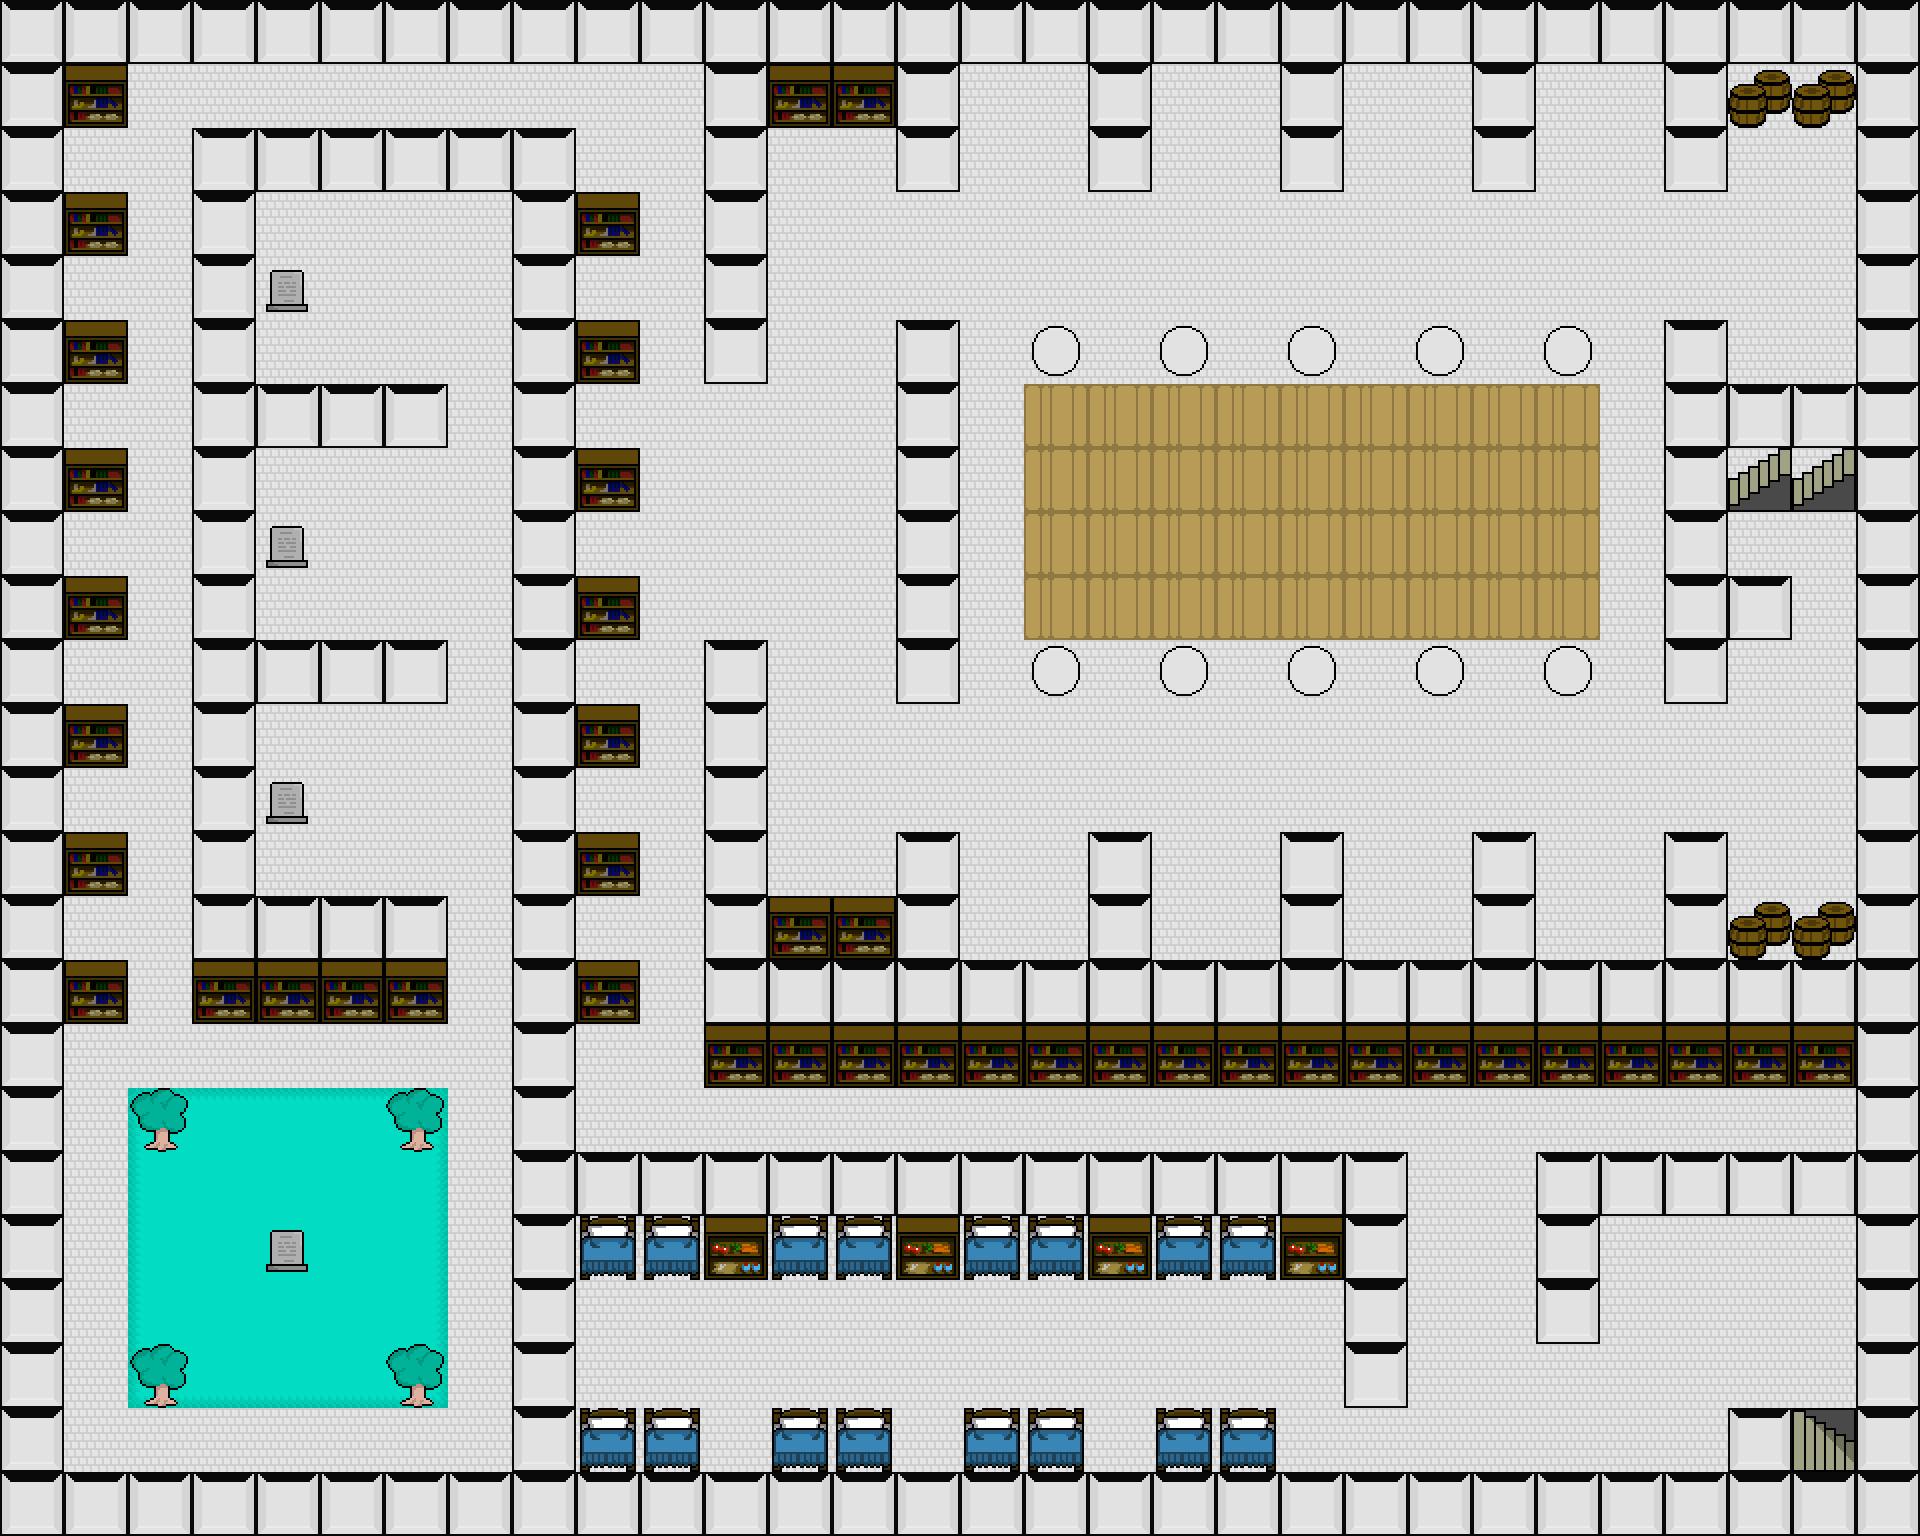

The image is a tile-based game level rendered from a .tmx file. Its description and source (layers, tilesets, objects; grid data summarised) follow:
An orthogonal 30x24 tile map with 64x64 px tiles, 2 tile layers (Tile Layer 1, Tile Layer 2) and 69 objects (30x item, 26x enemy, 8x bubble, 2x bridgedestination, 2x bridge, ...).

<map version="1.0" orientation="orthogonal" width="30" height="24" tilewidth="64" tileheight="64">
 <properties>
  <property name="name" value="Blackrock's Central Tower" />
 </properties>
 <tileset firstgid="1" name="graphics" tilewidth="64" tileheight="64">
  <image source="graphics2x.png" width="640" height="2368" />
 </tileset>
 <layer name="Tile Layer 1" width="30" height="24">
  <data>[720 cells, 720 non-empty, 11 distinct tile ids]</data>
 </layer>
 <layer name="Tile Layer 2" width="30" height="24">
  <data>[720 cells, 324 non-empty, 10 distinct tile ids]</data>
 </layer>
 <objectgroup name="bridges" width="30" height="24">
  <object name="centraltower" type="bridgedestination" x="1792" y="1280" width="64" height="128" />
  <object name="centraltower" type="bridge" x="1792" y="1408" width="64" height="64" />
  <object name="new Door(&quot;L1&quot;,true,Animation.fromTile(49,&quot;graphics2x.png&quot;),null)" type="item" x="1344" y="1408" width="64" height="64" />
  <object name="new Door(&quot;L2&quot;,true,Animation.fromTile(49,&quot;graphics2x.png&quot;),null)" type="item" x="704" y="384" width="64" height="64" />
  <object name="new Door(&quot;L4&quot;,true,Animation.fromTile(49,&quot;graphics2x.png&quot;),null)" type="item" x="384" y="448" width="64" height="64" />
  <object name="new Door(&quot;L3&quot;,true,Animation.fromTile(49,&quot;graphics2x.png&quot;),null)" type="item" x="384" y="704" width="64" height="64" />
  <object name="new Door(&quot;L5&quot;,true,Animation.fromTile(49,&quot;graphics2x.png&quot;),null)" type="item" x="384" y="192" width="64" height="64" />
  <object name="new Lever(&quot;L1&quot;,true,Animation.fromTile(66,&quot;graphics2x.png&quot;),Animation.fromTile(65,&quot;graphics2x.png&quot;))" type="item" x="1408" y="1280" width="64" height="64" />
  <object name="new Lever(&quot;L2&quot;,true,Animation.fromTile(66,&quot;graphics2x.png&quot;),Animation.fromTile(65,&quot;graphics2x.png&quot;))" type="item" x="640" y="640" width="64" height="64" />
  <object name="new Lever(&quot;L2&quot;,true,Animation.fromTile(66,&quot;graphics2x.png&quot;),Animation.fromTile(65,&quot;graphics2x.png&quot;))" type="item" x="640" y="320" width="64" height="64" />
  <object name="new Door(&quot;L2&quot;,true,Animation.fromTile(49,&quot;graphics2x.png&quot;),null)" type="item" x="704" y="448" width="64" height="64" />
  <object name="new Door(&quot;L2&quot;,true,Animation.fromTile(49,&quot;graphics2x.png&quot;),null)" type="item" x="704" y="512" width="64" height="64" />
  <object name="new Door(&quot;L2&quot;,true,Animation.fromTile(49,&quot;graphics2x.png&quot;),null)" type="item" x="704" y="576" width="64" height="64" />
  <object name="new Door(&quot;L5&quot;,true,Animation.fromTile(49,&quot;graphics2x.png&quot;),null)" type="item" x="384" y="256" width="64" height="64" />
  <object name="new Door(&quot;L5&quot;,true,Animation.fromTile(49,&quot;graphics2x.png&quot;),null)" type="item" x="384" y="320" width="64" height="64" />
  <object name="new Door(&quot;L4&quot;,true,Animation.fromTile(49,&quot;graphics2x.png&quot;),null)" type="item" x="384" y="512" width="64" height="64" />
  <object name="new Door(&quot;L4&quot;,true,Animation.fromTile(49,&quot;graphics2x.png&quot;),null)" type="item" x="384" y="576" width="64" height="64" />
  <object name="new Door(&quot;L3&quot;,true,Animation.fromTile(49,&quot;graphics2x.png&quot;),null)" type="item" x="384" y="768" width="64" height="64" />
  <object name="new Door(&quot;L3&quot;,true,Animation.fromTile(49,&quot;graphics2x.png&quot;),null)" type="item" x="384" y="832" width="64" height="64" />
  <object name="new Door(&quot;RUSTYKEY&quot;,true,Animation.fromTile(49,&quot;graphics2x.png&quot;),null)" type="item" x="512" y="64" width="64" height="64" />
  <object name="new Lever(&quot;L3&quot;,true,Animation.fromTile(66,&quot;graphics2x.png&quot;),Animation.fromTile(65,&quot;graphics2x.png&quot;))" type="item" x="192" y="1408" width="64" height="64" />
  <object name="new Lever(&quot;L4&quot;,true,Animation.fromTile(66,&quot;graphics2x.png&quot;),Animation.fromTile(65,&quot;graphics2x.png&quot;))" type="item" x="256" y="1408" width="64" height="64" />
  <object name="new Lever(&quot;L5&quot;,true,Animation.fromTile(66,&quot;graphics2x.png&quot;),Animation.fromTile(65,&quot;graphics2x.png&quot;))" type="item" x="320" y="1408" width="64" height="64" />
  <object name="new Door(&quot;GRANNERKEY&quot;,true,Animation.fromTile(39,&quot;graphics2x.png&quot;),null)" type="item" x="1792" y="576" width="64" height="64" />
  <object name="granner" type="bridge" x="1728" y="448" width="128" height="64" />
  <object name="granner" type="bridgedestination" x="1728" y="512" width="128" height="64" />
 </objectgroup>
 <objectgroup name="Items" width="30" height="24">
  <object name="new EquipableItem(&quot;Silver Sword&quot;, Animation.fromTile(137,&quot;graphics2x.png&quot;), ITEM_WEAPON, 10, 0, 1.0, false, 200)" type="item" x="1280" y="448" width="64" height="64" />
  <object name="new EquipableItem(&quot;Silver Sword&quot;, Animation.fromTile(137,&quot;graphics2x.png&quot;), ITEM_WEAPON, 10, 0, 1.0, false, 200)" type="item" x="1280" y="512" width="64" height="64" />
  <object name="new ItemHPotion(12,Animation.fromTile(2,&quot;graphics2x.png&quot;))" type="item" x="1088" y="448" width="64" height="64" />
  <object name="new ItemHPotion(12,Animation.fromTile(2,&quot;graphics2x.png&quot;))" type="item" x="1088" y="512" width="64" height="64" />
  <object name="new ItemMPotion(12,Animation.fromTile(5,&quot;graphics2x.png&quot;))" type="item" x="1472" y="448" width="64" height="64" />
  <object name="new ItemMPotion(12,Animation.fromTile(5,&quot;graphics2x.png&quot;))" type="item" x="1472" y="512" width="64" height="64" />
  <object name="new Chest(&quot;Small chest&quot;, new ItemXPPotion(20,Animation.fromTile(13,&quot;graphics2x.png&quot;)), Animation.fromTile(29,&quot;graphics2x.png&quot;))" type="item" x="704" y="1408" width="64" height="64" />
  <object name="new Chest(&quot;Small chest&quot;, new Key(&quot;Rusty key&quot;,&quot;RUSTYKEY&quot;, Animation.fromTile(28,&quot;graphics2x.png&quot;)), Animation.fromTile(29,&quot;graphics2x.png&quot;))" type="item" x="896" y="1408" width="64" height="64" />
  <object name="new Chest(&quot;Small chest&quot;, new Key(&quot;Bone key&quot;,&quot;GRANNERKEY&quot;, Animation.fromTile(28,&quot;graphics2x.png&quot;)), Animation.fromTile(29,&quot;graphics2x.png&quot;))" type="burroweditem" x="256" y="1152" width="64" height="64" />
 </objectgroup>
 <objectgroup name="enemies" width="30" height="24">
  <object name="new Priest()" type="enemy" x="1024" y="64" width="64" height="64" />
  <object name="new Priest()" type="enemy" x="1216" y="64" width="64" height="64" />
  <object name="new Priest()" type="enemy" x="1408" y="64" width="64" height="64" />
  <object name="new Priest()" type="enemy" x="1600" y="64" width="64" height="64" />
  <object name="new Priest()" type="enemy" x="1024" y="896" width="64" height="64" />
  <object name="new Priest()" type="enemy" x="1216" y="896" width="64" height="64" />
  <object name="new Priest()" type="enemy" x="1408" y="896" width="64" height="64" />
  <object name="new Priest()" type="enemy" x="1600" y="896" width="64" height="64" />
  <object name="new Priest()" type="enemy" x="768" y="1280" width="64" height="64" />
  <object name="new Priest()" type="enemy" x="1024" y="1344" width="64" height="64" />
  <object name="new Priest()" type="enemy" x="896" y="1344" width="64" height="64" />
  <object name="new Priest()" type="enemy" x="256" y="192" width="64" height="64" />
  <object name="new Priest()" type="enemy" x="320" y="192" width="64" height="64" />
  </objectgroup>
 <objectgroup name="messages" width="30" height="24">
  <!-- 8 objects omitted --></objectgroup>
</map>
<!-- 21 of 69 objects omitted -->
